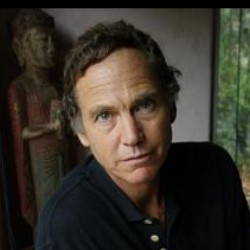
#> input picture lab3/datasets/original/face/face_003.jpg, 250 x 250 px; its folder holds only this picture in this run
$ python train.py
#> lines starting #> are read from the running program, lines starting #| are printed output that depends on the picture
'''Solving a face classification problem using AdaBoost method from ensemble.py
Attention: To exhibit the performance gained by using AdaBoost to aggregate weak learners, decision tree classifiers with max_depth = 1 are chosen as weak classifiers.
[为了展示“AdaBoost能够集成弱分类器，获得更好的性能”，使效果更加明显，这次实验故意采用了max_depth设置为1的决策树作为弱分类器]
'''

from lab3.ensemble import AdaBoostClassifier
from lab3.feature import NPDFeature

from sklearn.tree import DecisionTreeClassifier
from sklearn.model_selection import train_test_split
from sklearn.metrics import zero_one_loss
from sklearn.metrics import classification_report

import numpy as np
import cv2

import os
import glob
import pickle
from datetime import datetime

from lab3.ML_toolkit import exp_loss

dataset_dump_file = os.getcwd() + r'\dataset.pickle'
report_file = os.getcwd() + r'\report.txt'

def preprocess_imgs():
    '''load sample images, extract their NPD features and save the data into the local cache file 'dataset.pickle'
    '''

    def load_imgs(dataset_dir, label):
#> called with dataset_dir = 'lab3\\datasets\\original\\face', label = 1
        img_paths = glob.glob(dataset_dir + r'\*')
        X = None
        for img_path in img_paths:
            img = cv2.imread(img_path, cv2.IMREAD_GRAYSCALE)
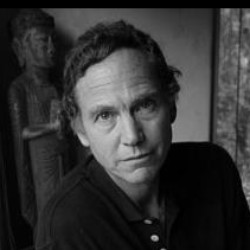
#> img: shape (250, 250); min 0, max 200, mean 50.5
            img = cv2.resize(img, (24, 24))
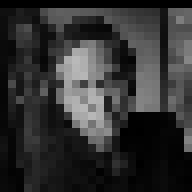
#> img: shape (24, 24) (shown 8 times larger); min 0, max 185, mean 49.6
            img_feat = NPDFeature(img).extract()

            if X is None:
                X = img_feat
            else:
                X = np.vstack((X, img_feat))

        y = np.array([label] * X.shape[0]).reshape(-1, 1)
        D = np.hstack((y, X))
        return D

    D_face = load_imgs(os.getcwd() + r'\datasets\original\face', 1)
    D_nonface = load_imgs(os.getcwd() + r'\datasets\original\nonface', -1)

    D = np.vstack((D_face, D_nonface))
    with open(dataset_dump_file, 'wb') as f:
        pickle.dump(D, f, pickle.HIGHEST_PROTOCOL)

def load_divide_dataset(test_size):
    with open(dataset_dump_file, 'rb') as f:
        D = pickle.load(f)

    D_train, D_val = train_test_split(D, test_size=test_size)
    y_train, X_train = D_train[:, 0:1], D_train[:, 1:]
    y_val, X_val = D_val[:, 0:1], D_val[:, 1:]

    return X_train, y_train, X_val, y_val

def face_classification_adaboost():

    def classified_result(y_train_true, y_train_pred, y_val_true, y_val_pred, report_title='', report_file=report_file):
        '''A helper method to write classified result into report_file
        label shape: 1d ndarray
        '''

        train_loss_exp = exp_loss(y_train_true, y_train_pred)
        train_loss_01 = zero_one_loss(y_train_true, y_train_pred)

        val_loss_exp = exp_loss(y_val_true, y_val_pred)
        val_loss_01 = zero_one_loss(y_val_true, y_val_pred)

        with open(report_file, 'a+') as report_fp:
            report_fp.write(report_title+'\n')
            report_fp.write('timestamp: ' + str(datetime.now()) + '\n\n')

            report_fp.write('train_loss_exp = {:.6f}\n'.format(train_loss_exp))
            report_fp.write('train_loss_01  = {:.6f}\n'.format(train_loss_01))
            report_fp.write('val_loss_exp   = {:.6f}\n'.format(val_loss_exp))
            report_fp.write('val_loss_01    = {:.6f}\n\n'.format(val_loss_01))

            report_fp.write('classification_report of train data:\n')
            report_fp.write(classification_report(y_true=y_train_true, y_pred=y_train_pred,
                                                  target_names=class_name) + '\n\n')
            report_fp.write('classification_report of val data:\n')
            report_fp.write(classification_report(y_true=y_val_true, y_pred=y_val_pred,
                                                  target_names=class_name) + '\n\n')

    class_name = ['face', 'non-face']

    if dataset_dump_file not in glob.glob(os.getcwd() + r'\*'):
        preprocess_imgs()
#> (the call stopped at in load_imgs, `img_feat = NPDFeature(img).extract()`: lab3 is not available in this run)
    X_train, y_train, X_val, y_val = load_divide_dataset(test_size=0.25)

    # ------- A single weak classifier ------------

    weak_clf = DecisionTreeClassifier(max_depth=1)
    weak_clf.fit(X_train, y_train.flatten())

    y_train_pred = weak_clf.predict(X_train)
    y_val_pred = weak_clf.predict(X_val)

    classified_result(y_train.flatten(), y_train_pred, y_val.flatten(), y_val_pred, '1.loss estimate of a single weak classifier (a sklearn.tree.DecisionTreeClassifier with max_depth = 1):')

    # ------- AdaBoost ------------

    n_weak_classifier = 10

    clf = AdaBoostClassifier(DecisionTreeClassifier(max_depth=1), n_weak_classifier)
    clf.fit(X_train, y_train)

    y_train_pred = clf.predict(X_train)
    y_val_pred = clf.predict(X_val)

    classified_result(y_train.flatten(), y_train_pred.flatten(), y_val.flatten(), y_val_pred.flatten(), '2.loss estimate of AdaBoost (base classifier: sklearn.tree.DecisionTreeClassifier with max_depth = 1):')

def adaboost_loss_estimate():
    if dataset_dump_file not in glob.glob(os.getcwd() + r'\*'):
        preprocess_imgs()
    X_train, y_train, X_val, y_val = load_divide_dataset(test_size=0.25)

    n_weak_classifier = 10
    clf = AdaBoostClassifier(DecisionTreeClassifier(max_depth=1), n_weak_classifier)
    clf.loss_estimate(X_train, y_train, X_val, y_val)

if __name__ == "__main__":
    # write your code here
#> (the run stopped early here; a loop or call above may not have finished)

$ run again, on lab3/datasets/original/face/face_025.jpg
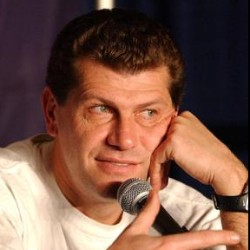
#> input picture lab3/datasets/original/face/face_025.jpg, 250 x 250 px
#> in load_imgs, `img = cv2.imread(img_path, cv2.IMREAD_GRAYSCALE)`:
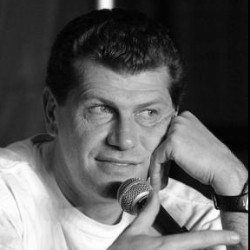
#> img: shape (250, 250); min 0, max 255, mean 95
#> in load_imgs, `img = cv2.resize(img, (24, 24))`:
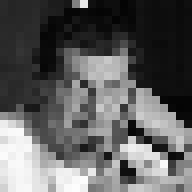
#> img: shape (24, 24) (shown 8 times larger); min 4, max 253, mean 95.2

$ run again, on lab3/datasets/original/face/face_026.jpg
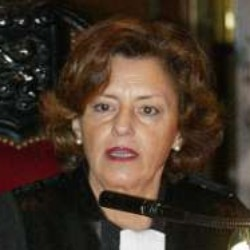
#> input picture lab3/datasets/original/face/face_026.jpg, 250 x 250 px
#> in load_imgs, `img = cv2.imread(img_path, cv2.IMREAD_GRAYSCALE)`:
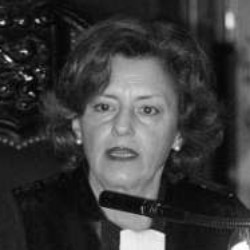
#> img: shape (250, 250); min 0, max 255, mean 59.1
#> in load_imgs, `img = cv2.resize(img, (24, 24))`:
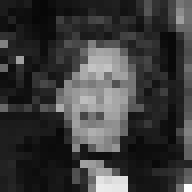
#> img: shape (24, 24) (shown 8 times larger); min 7, max 251, mean 59.3

$ run again, on lab3/datasets/original/face/face_033.jpg
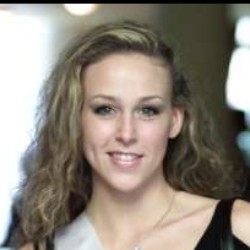
#> input picture lab3/datasets/original/face/face_033.jpg, 250 x 250 px
#> in load_imgs, `img = cv2.imread(img_path, cv2.IMREAD_GRAYSCALE)`:
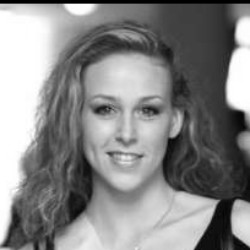
#> img: shape (250, 250); min 0, max 255, mean 134.9
#> in load_imgs, `img = cv2.resize(img, (24, 24))`:
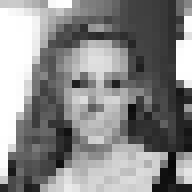
#> img: shape (24, 24) (shown 8 times larger); min 8, max 255, mean 135.7

$ run again, on lab3/datasets/original/face/face_013.jpg
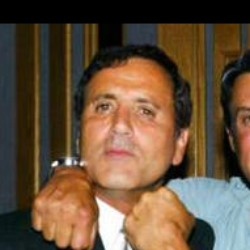
#> input picture lab3/datasets/original/face/face_013.jpg, 250 x 250 px
#> in load_imgs, `img = cv2.imread(img_path, cv2.IMREAD_GRAYSCALE)`:
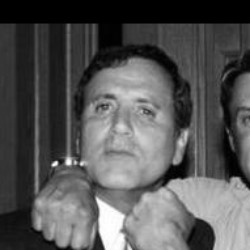
#> img: shape (250, 250); min 0, max 255, mean 85.3
#> in load_imgs, `img = cv2.resize(img, (24, 24))`:
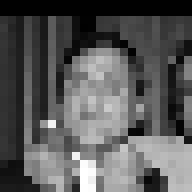
#> img: shape (24, 24) (shown 8 times larger); min 0, max 255, mean 88.6
